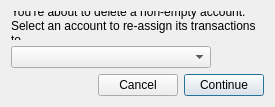
<?xml version="1.0" encoding="UTF-8"?>
<ui version="4.0">
 <class>AccountReassignPanel</class>
 <widget class="QDialog" name="AccountReassignPanel">
  <property name="geometry">
   <rect>
    <x>0</x>
    <y>0</y>
    <width>275</width>
    <height>107</height>
   </rect>
  </property>
  <property name="windowTitle">
   <string>Re-assign Account</string>
  </property>
  <layout class="QVBoxLayout" name="verticalLayout">
   <item>
    <widget class="QLabel" name="label">
     <property name="text">
      <string>You're about to delete a non-empty account. Select an account to re-assign its transactions to.</string>
     </property>
     <property name="wordWrap">
      <bool>true</bool>
     </property>
    </widget>
   </item>
   <item>
    <widget class="QComboBox" name="accountComboBox">
     <property name="sizePolicy">
      <sizepolicy hsizetype="Fixed" vsizetype="Fixed">
       <horstretch>0</horstretch>
       <verstretch>0</verstretch>
      </sizepolicy>
     </property>
     <property name="minimumSize">
      <size>
       <width>200</width>
       <height>0</height>
      </size>
     </property>
    </widget>
   </item>
   <item>
    <spacer name="verticalSpacer">
     <property name="orientation">
      <enum>Qt::Vertical</enum>
     </property>
     <property name="sizeHint" stdset="0">
      <size>
       <width>20</width>
       <height>40</height>
      </size>
     </property>
    </spacer>
   </item>
   <item>
    <layout class="QHBoxLayout" name="horizontalLayout">
     <item>
      <spacer name="horizontalSpacer">
       <property name="orientation">
        <enum>Qt::Horizontal</enum>
       </property>
       <property name="sizeHint" stdset="0">
        <size>
         <width>40</width>
         <height>20</height>
        </size>
       </property>
      </spacer>
     </item>
     <item>
      <widget class="QPushButton" name="pushButton_2">
       <property name="text">
        <string>Cancel</string>
       </property>
       <property name="shortcut">
        <string>Esc</string>
       </property>
      </widget>
     </item>
     <item>
      <widget class="QPushButton" name="pushButton">
       <property name="text">
        <string>Continue</string>
       </property>
       <property name="default">
        <bool>true</bool>
       </property>
      </widget>
     </item>
    </layout>
   </item>
  </layout>
 </widget>
 <resources/>
 <connections>
  <connection>
   <sender>pushButton</sender>
   <signal>clicked()</signal>
   <receiver>AccountReassignPanel</receiver>
   <slot>accept()</slot>
   <hints>
    <hint type="sourcelabel">
     <x>301</x>
     <y>113</y>
    </hint>
    <hint type="destinationlabel">
     <x>297</x>
     <y>75</y>
    </hint>
   </hints>
  </connection>
  <connection>
   <sender>pushButton_2</sender>
   <signal>clicked()</signal>
   <receiver>AccountReassignPanel</receiver>
   <slot>reject()</slot>
   <hints>
    <hint type="sourcelabel">
     <x>200</x>
     <y>111</y>
    </hint>
    <hint type="destinationlabel">
     <x>112</x>
     <y>105</y>
    </hint>
   </hints>
  </connection>
 </connections>
</ui>
